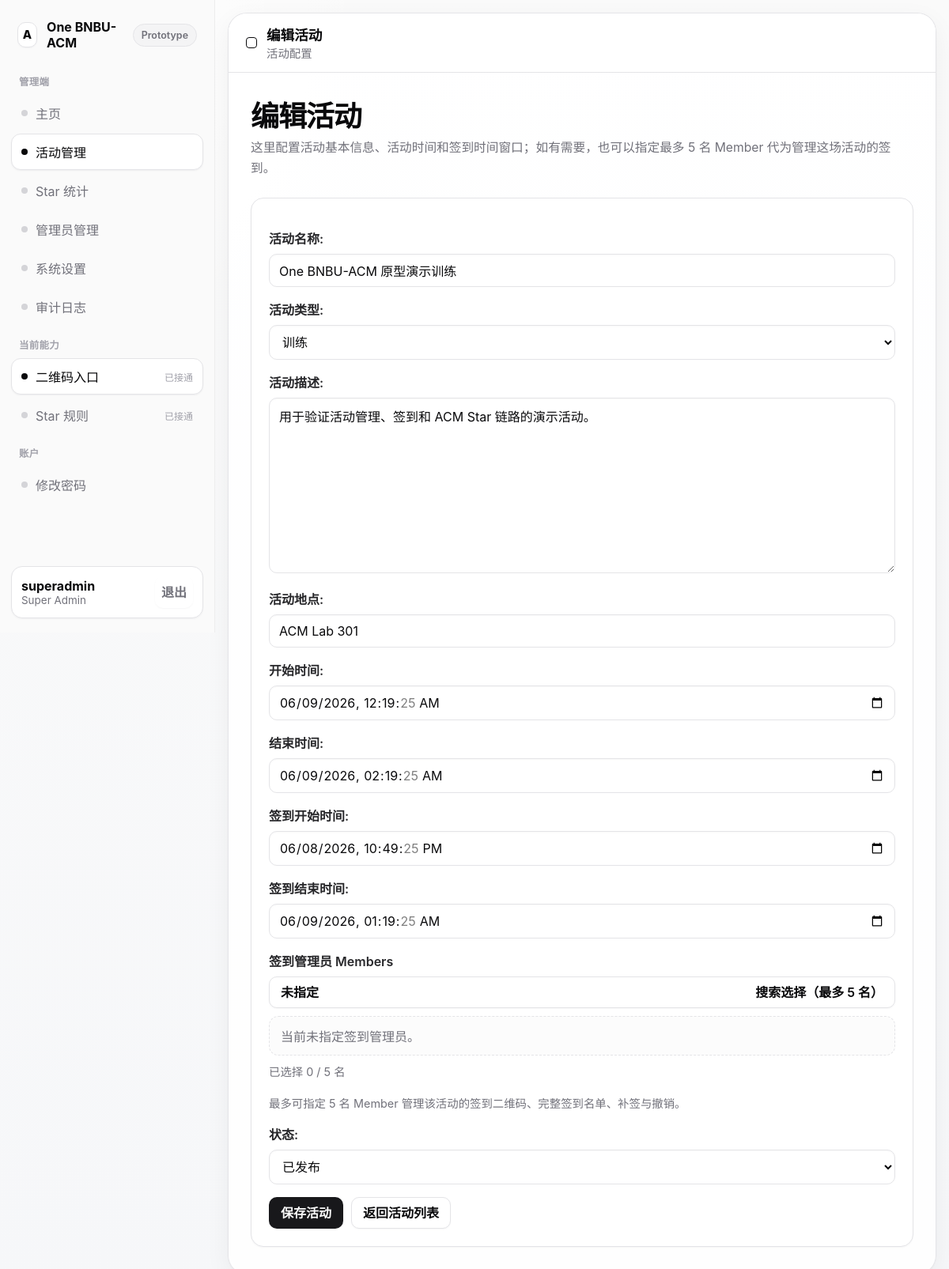
/management/events/1/edit/ (signed in), run on an earlier commit of the app's database.
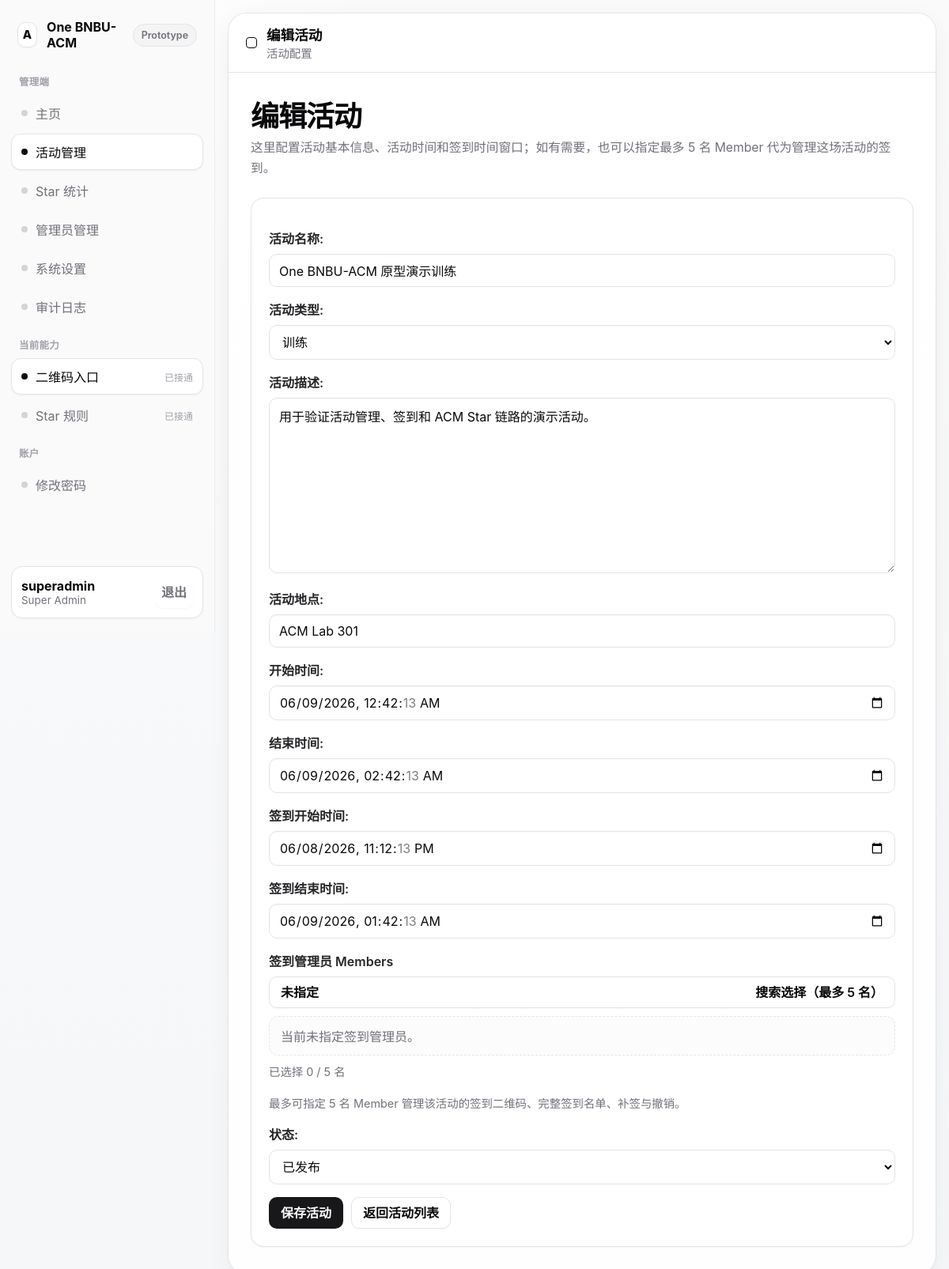
And on a later commit of the database.
### core/models.py (models this page shows, shortened)
class Event(models.Model):
    class EventType(models.TextChoices):
        TRAINING = 'training', '训练'
        LECTURE = 'lecture', '讲座'
        SHARING = 'sharing', '分享会'
        CONTEST = 'contest', '比赛'
        OTHER = 'other', '其他'
    class ReviewStatus(models.TextChoices):
        PENDING = 'pending', '待审核'
        APPROVED = 'approved', '已通过'
        REJECTED = 'rejected', '已驳回'
    class Status(models.TextChoices):
        DRAFT = 'draft', '草稿'
        PUBLISHED = 'published', '已发布'
        CHECKIN_CLOSED = 'checkin_closed', '签到关闭'
        CANCELED = 'canceled', '已作废'
    title = models.CharField(max_length=200)
    event_type = models.CharField(max_length=20, choices=EventType.choices, default=EventType.TRAINING)
    description = models.TextField(blank=True)
    location = models.CharField(max_length=200)
    start_time = models.DateTimeField()
    end_time = models.DateTimeField()
    checkin_start_time = models.DateTimeField()
    checkin_end_time = models.DateTimeField()
    status = models.CharField(max_length=20, choices=Status.choices, default=Status.DRAFT)
    applicant = models.ForeignKey(
        User,
        null=True,
        blank=True,
        on_delete=models.SET_NULL,
        related_name='applied_events',
    )
    checkin_managers = models.ManyToManyField(
        User,
        blank=True,
        related_name='managed_events',
    )
    review_status = models.CharField(
        max_length=20,
        choices=ReviewStatus.choices,
        default=ReviewStatus.APPROVED,
    )
    reviewed_by = models.ForeignKey(
        User,
        null=True,
        blank=True,
        on_delete=models.SET_NULL,
        related_name='reviewed_events',
    )
    review_note = models.TextField(blank=True)
    reviewed_at = models.DateTimeField(null=True, blank=True)
    created_by = models.ForeignKey(User, on_delete=models.PROTECT, related_name='created_events')
    published_at = models.DateTimeField(null=True, blank=True)
    created_at = models.DateTimeField(auto_now_add=True)
    updated_at = models.DateTimeField(auto_now=True)
    class Meta:
        ordering = ['start_time']

### core/views.py (the view, shortened to what this page needs)
# urls.py: path('management/events/<int:event_id>/edit/', views.event_edit, name='event-edit'),
@login_required
def event_edit(request, event_id):
    if not require_management(request.user):
        return HttpResponseForbidden('仅管理员可访问。')
    event = get_object_or_404(Event.objects.prefetch_related('checkin_managers__member_profile'), pk=event_id)
    form = EventForm(request.POST or None, instance=event)
    return render(
        request,
        'core/management/event_form.html',
        {
            'form': form,
            'page_title': '编辑活动',
            'checkin_manager_choices': build_checkin_manager_choices(form.fields['checkin_managers'].queryset),
            'selected_checkin_manager_ids': form['checkin_managers'].value() or [],
        },
    )

### core/forms.py (called while the page is built)
def apply_widget_attrs(fields):
    text_like_widgets = (
        forms.TextInput,
        forms.EmailInput,
        forms.PasswordInput,
        forms.NumberInput,
        forms.Textarea,
        forms.DateTimeInput,
        forms.Select,
    )
    for field in fields.values():
        widget = field.widget
        attrs = widget.attrs.copy()
        if isinstance(widget, text_like_widgets):
            attrs.setdefault('placeholder', field.label)
        if isinstance(widget, forms.DateTimeInput):
            attrs.setdefault('step', 60)
        widget.attrs = attrs

### core/views.py (called while the page is built)
def require_management(user):
    return user.is_authenticated and user.role in {User.Roles.ADMIN, User.Roles.SUPER_ADMIN}

def build_checkin_manager_choices(queryset):
    return [
        {
            'id': user.id,
            'username': user.username,
            'real_name': user.member_profile.real_name,
            'student_id': user.member_profile.student_id,
            'email': user.member_profile.email or user.email,
            'major': user.member_profile.major,
        }
        for user in queryset
    ]

### templates/core/management/event_form.html (shortened to what this page needs)
{% extends "base.html" %}
{% block topbar_title %}{{ page_title }}{% endblock %}
{% block topbar_subtitle %}<div class="topbar-subtitle">活动配置</div>{% endblock %}
{% block content %}
<section class="page-hero">
    <h2>{{ page_title }}</h2>
    <p>这里配置活动基本信息、活动时间和签到时间窗口；如有需要，也可以指定最多 5 名 Member 代为管理这场活动的签到。</p>
</section>
<section class="card">
    <form method="post" class="form-grid">
        <div class="form-row">
            {{ form.title.label_tag }}
            {{ form.title }}
        </div>
        <div class="form-row">
            {{ form.event_type.label_tag }}
            {{ form.event_type }}
        </div>
        <div class="form-row">
            {{ form.description.label_tag }}
            {{ form.description }}
        </div>
        <div class="form-row">
            {{ form.location.label_tag }}
            {{ form.location }}
        </div>
        <div class="form-row">
            {{ form.start_time.label_tag }}
            {{ form.start_time }}
        </div>
        <div class="form-row">
            {{ form.end_time.label_tag }}
            {{ form.end_time }}
        </div>
        <div class="form-row">
            {{ form.checkin_start_time.label_tag }}
            {{ form.checkin_start_time }}
        </div>
        <div class="form-row">
            {{ form.checkin_end_time.label_tag }}
            {{ form.checkin_end_time }}
        </div>
        <div class="form-row">
            <label for="checkin-manager-open">签到管理员 Members</label>
            <div class="picker-shell">
                <button class="button picker-trigger" type="button" id="checkin-manager-open">
                    <span id="checkin-manager-label">未指定</span>
                    <span>搜索选择（最多 5 名）</span>
                </button>
                <div class="picker-meta" id="checkin-manager-meta">当前未指定签到管理员。</div>
                <div class="picker-selection-note" id="checkin-manager-note">已选择 0 / 5 名</div>
                <span class="helptext">{{ form.fields.checkin_managers.help_text }}</span>
            </div>
        </div>
        <div class="form-row">
            {{ form.status.label_tag }}
            {{ form.status }}
        </div>
        <div class="inline-actions">
            <button type="submit">保存活动</button>
            <a class="button ghost" href="{% url 'event-list-manage' %}">返回活动列表</a>
        </div>
    </form>
</section>
{% endblock %}

What changed in the data, as far as the page shows it:
changed Event "One BNBU-ACM 原型演示训练": start_time "06/09/2026 00:19:25" → "06/09/2026 00:42:13"; end_time "06/09/2026 02:19:25" → "06/09/2026 02:42:13"; checkin_start_time "06/08/2026 22:49:25" → "06/08/2026 23:12:13"; checkin_end_time "06/09/2026 01:19:25" → "06/09/2026 01:42:13"
